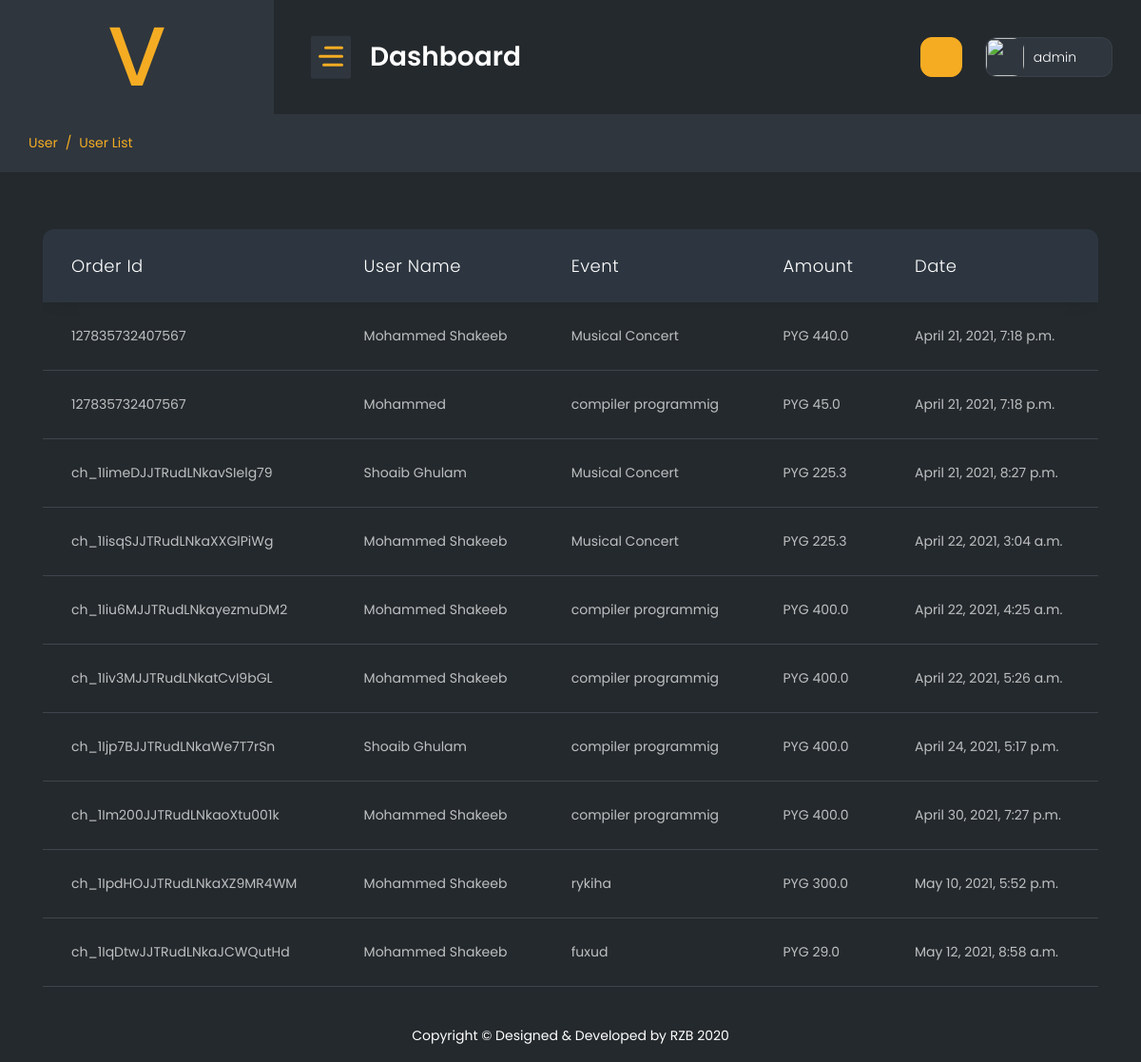
Before: /superadmintransition (signed in) with the older database file.
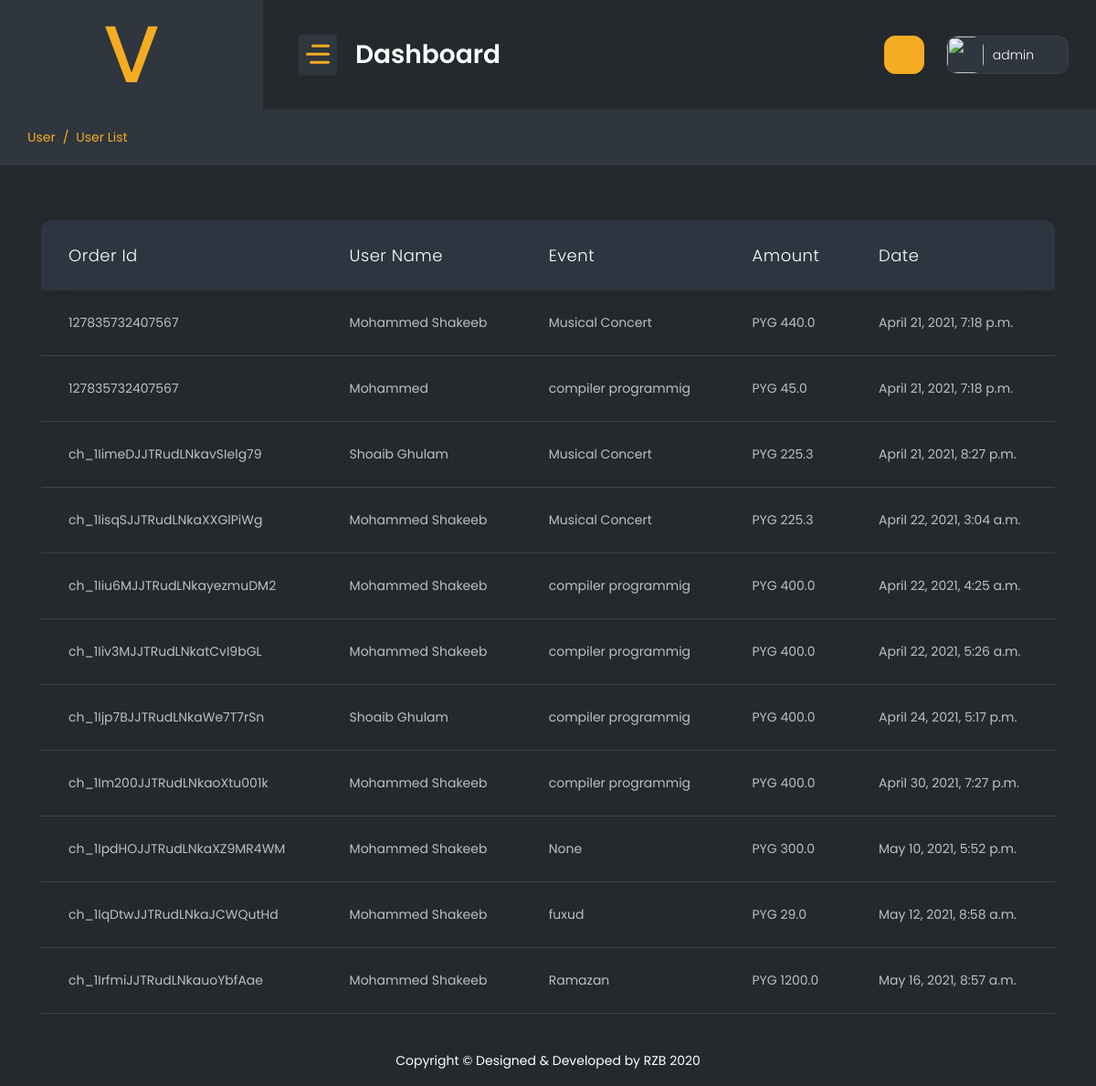
After: the same page with the newer database file.
### webapp/models.py (models this page shows)
class Transactions(models.Model):
    Transaction_id = models.AutoField(primary_key=True)
    user_id = models.ForeignKey(User_Signup , on_delete=models.SET_NULL,blank=True,null=True)
    event_id= models.ForeignKey(Event , on_delete=models.SET_NULL,blank=True,null=True)
    order_id = models.CharField(max_length=255, default="")
    createdDate = models.DateTimeField(auto_now_add=True, blank=True)
    totalAmount = models.FloatField(default=0.0)
    status =models.CharField(max_length=100, choices=PAYMENT , default="Pending")

class User_Signup(models.Model):
    user_id = models.AutoField(primary_key=True)
    Name = models.CharField(max_length=255, default="")
    Surname = models.CharField(max_length=255, default="")
    Ci = models.CharField(max_length=255, default="")
    Ruc = models.CharField(max_length=255, default="")
    Gender = models.CharField(max_length=20, default="")
    Phones = models.CharField(max_length=20, default="")
    Email = models.EmailField(max_length=255, default="")
    Direction = models.CharField(max_length=255, default="")
    City =  models.CharField(max_length=255, default="")
    Birth_date  = models.DateField()
    Creation = models.DateTimeField(auto_now_add=True, blank=True)
    Password = models.TextField(max_length=500 , default="")
    Token = models.CharField(max_length=40, default="")
    def __str__(self):
        return self.Name

class Event(models.Model):
    EventId = models.AutoField(primary_key=True)
    EventName = models.CharField(max_length=255, default="")
    Cost = models.FloatField(default=0.0)
    Registration_start = models.DateField()
    Registration_end = models.DateField()
    Runner_quantity = models.IntegerField(default=0)
    Event_logo = models.ImageField(upload_to='Eventlogo/',default="SuperAdmin/dummy.jpg")
    Status = models.CharField(max_length=50, default="")
    EventTypeId = models.ForeignKey(Event_Type , on_delete=models.SET_NULL,blank=True,null=True)
    Description = models.TextField(default="")
    created = models.DateTimeField(auto_now_add=True, blank=True)
    distance=models.FloatField(default="")
    def __str__(self):
        return self.EventName

### webapp/views.py (the view)
# urls.py: path('superadmintransition',superadmintransition.as_view(),name="superadmintransition"),
class superadmintransition(View):
    def get(self,request):
        if not request.session.has_key('adminid'):
            return redirect("/superadminlogin")
        try:
            data = Transactions.objects.all()
            return render(request ,'superadmin/transition.html',{'data':data})
        except:
            return redirect("/superadmin")

### templates/superadmin/transition.html (shortened to what this page needs)
{% extends "superadmin/base.html" %}
{% load static %}
{% block body %}
<div class="container-fluid">
    <div class="page-titles">
        <ol class="breadcrumb">
            <li class="breadcrumb-item active"><a href="javascript:void(0)">User</a></li>
            <li class="breadcrumb-item"><a href="javascript:void(0)">User List</a></li>
        </ol>
    </div>
    <div class="row">
        <div class="col-lg-12">
        <div class="col-lg-12">
            <div class="table-responsive">
                <table id="example-5" class="table display mb-4  fs-14">
                    <thead>
                        <tr>
                            <th>Order Id</th>
                            <th>User Name</th>
                            <th>Event</th>
                            <th>Amount</th>
                            <th>date</th>
                        </tr>
                    </thead>
                    <tbody>
                        {% for d in data%}
                        <tr>
                            <td>{{d.order_id}}</td>
                            <td>{{d.user_id}}</td>
                            <td>{{d.event_id}}</td>
                            <td>PYG {{d.totalAmount}}</td>
                            <td>{{d.createdDate}}</td>
                        </tr>
                        {% endfor %}
                    </tbody>
                </table>
            </div>
        </div>
    </div>
</div>
{% endblock body %}

Changed rows visible on the page:
changed Transactions "ch_1IpdHOJJTRudLNkaXZ9MR4WM": event_id "rykiha" → "None"
added Transactions: order_id "ch_1IrfmiJJTRudLNkauoYbfAae", user_id "Mohammed Shakeeb", event_id "Ramazan", totalAmount "1200.0", createdDate "May 16, 2021, 8:57 a.m."
